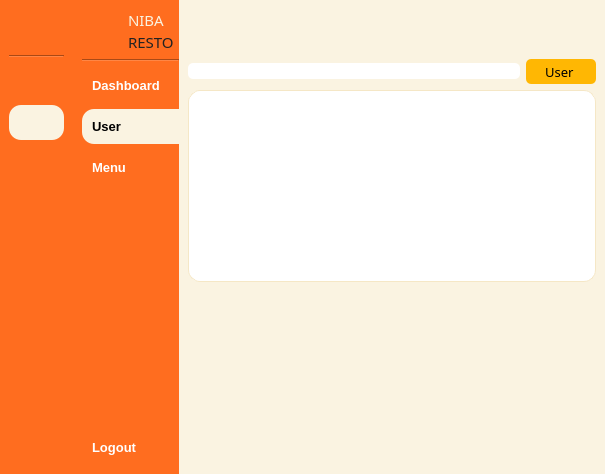
<?xml version="1.0" encoding="UTF-8"?>
<ui version="4.0">
 <class>MainWindow</class>
 <widget class="QMainWindow" name="MainWindow">
  <property name="geometry">
   <rect>
    <x>0</x>
    <y>0</y>
    <width>614</width>
    <height>474</height>
   </rect>
  </property>
  <property name="windowTitle">
   <string>MainWindow</string>
  </property>
  <property name="styleSheet">
   <string notr="true">background-color: rgb(255, 255, 255);</string>
  </property>
  <widget class="QWidget" name="centralwidget">
   <layout class="QGridLayout" name="gridLayout">
    <property name="leftMargin">
     <number>0</number>
    </property>
    <property name="topMargin">
     <number>0</number>
    </property>
    <property name="rightMargin">
     <number>0</number>
    </property>
    <property name="bottomMargin">
     <number>0</number>
    </property>
    <property name="horizontalSpacing">
     <number>0</number>
    </property>
    <item row="0" column="0">
     <widget class="QWidget" name="icon_only_widget" native="true">
      <property name="maximumSize">
       <size>
        <width>75</width>
        <height>16777215</height>
       </size>
      </property>
      <property name="styleSheet">
       <string notr="true">QPushButton {
	text-align: center;
	border-radius: 12px;
    padding: 10px;
    border: 0px;
	color: white;
    font-weight: 600;
}

QPushButton:hover {
	background-color: rgb(181, 171, 146);
}

QPushButton:checked {
	color: black;
	background-color: #FAF3E1;
}

QWidget {
	background-color: #FF6D1F;
}</string>
      </property>
      <layout class="QVBoxLayout" name="verticalLayout">
       <item>
        <layout class="QVBoxLayout" name="verticalLayout_7">
         <item>
          <layout class="QHBoxLayout" name="horizontalLayout_4">
           <property name="rightMargin">
            <number>5</number>
           </property>
           <item>
            <widget class="QLabel" name="label_4">
             <property name="sizePolicy">
              <sizepolicy hsizetype="Fixed" vsizetype="Fixed">
               <horstretch>0</horstretch>
               <verstretch>0</verstretch>
              </sizepolicy>
             </property>
             <property name="minimumSize">
              <size>
               <width>40</width>
               <height>40</height>
              </size>
             </property>
             <property name="maximumSize">
              <size>
               <width>40</width>
               <height>40</height>
              </size>
             </property>
             <property name="styleSheet">
              <string notr="true">QLabel {
    background-color: transparent;
    border-radius: 20px;
    background-image: url(:/yourpic.png);
    background-repeat: no-repeat;
    background-position: center;
}
</string>
             </property>
             <property name="text">
              <string/>
             </property>
             <property name="pixmap">
              <pixmap resource="images.qrc">:/image/images/logo-rounded.png</pixmap>
             </property>
             <property name="scaledContents">
              <bool>true</bool>
             </property>
            </widget>
           </item>
          </layout>
         </item>
         <item>
          <widget class="Line" name="line">
           <property name="orientation">
            <enum>Qt::Horizontal</enum>
           </property>
          </widget>
         </item>
         <item>
          <widget class="QPushButton" name="btn_dashboard_icon">
           <property name="font">
            <font>
             <family>Microsoft Sans Serif</family>
             <pointsize>10</pointsize>
             <weight>75</weight>
             <bold>true</bold>
            </font>
           </property>
           <property name="styleSheet">
            <string notr="true"/>
           </property>
           <property name="text">
            <string/>
           </property>
           <property name="icon">
            <iconset resource="images.qrc">
             <normaloff>:/image/images/mage--home-fill-off.png</normaloff>
             <normalon>:/image/images/mage--home-fill.png</normalon>
             <disabledoff>:/image/images/mage--home-fill-off.png</disabledoff>
             <disabledon>:/image/images/mage--home-fill.png</disabledon>
             <activeoff>:/image/images/mage--home-fill-off.png</activeoff>
             <activeon>:/image/images/mage--home-fill.png</activeon>
             <selectedoff>:/image/images/mage--home-fill-off.png</selectedoff>
             <selectedon>:/image/images/mage--home-fill.png</selectedon>:/image/images/mage--home-fill-off.png</iconset>
           </property>
           <property name="iconSize">
            <size>
             <width>20</width>
             <height>20</height>
            </size>
           </property>
           <property name="checkable">
            <bool>true</bool>
           </property>
           <property name="checked">
            <bool>false</bool>
           </property>
           <property name="autoExclusive">
            <bool>true</bool>
           </property>
          </widget>
         </item>
         <item>
          <widget class="QPushButton" name="btn_user_icon">
           <property name="font">
            <font>
             <family>MS Sans Serif</family>
             <pointsize>10</pointsize>
             <weight>75</weight>
             <bold>true</bold>
            </font>
           </property>
           <property name="styleSheet">
            <string notr="true"/>
           </property>
           <property name="text">
            <string/>
           </property>
           <property name="icon">
            <iconset resource="images.qrc">
             <normaloff>:/image/images/mage--users-fill-off.png</normaloff>
             <normalon>:/image/images/mage--users-fill.png</normalon>:/image/images/mage--users-fill-off.png</iconset>
           </property>
           <property name="iconSize">
            <size>
             <width>20</width>
             <height>20</height>
            </size>
           </property>
           <property name="checkable">
            <bool>true</bool>
           </property>
           <property name="checked">
            <bool>true</bool>
           </property>
           <property name="autoExclusive">
            <bool>true</bool>
           </property>
          </widget>
         </item>
         <item>
          <widget class="QPushButton" name="btn_menu_icon">
           <property name="font">
            <font>
             <family>MS Sans Serif</family>
             <pointsize>10</pointsize>
             <weight>75</weight>
             <bold>true</bold>
            </font>
           </property>
           <property name="styleSheet">
            <string notr="true"/>
           </property>
           <property name="text">
            <string/>
           </property>
           <property name="icon">
            <iconset resource="images.qrc">
             <normaloff>:/image/images/mage--clipboard-2-fill-off.png</normaloff>
             <normalon>:/image/images/mage--clipboard-2-fill.png</normalon>:/image/images/mage--clipboard-2-fill-off.png</iconset>
           </property>
           <property name="iconSize">
            <size>
             <width>20</width>
             <height>20</height>
            </size>
           </property>
           <property name="checkable">
            <bool>true</bool>
           </property>
           <property name="autoExclusive">
            <bool>true</bool>
           </property>
          </widget>
         </item>
         <item>
          <spacer name="verticalSpacer_3">
           <property name="orientation">
            <enum>Qt::Vertical</enum>
           </property>
           <property name="sizeHint" stdset="0">
            <size>
             <width>40</width>
             <height>200</height>
            </size>
           </property>
          </spacer>
         </item>
         <item>
          <widget class="QPushButton" name="btn_logout_icon">
           <property name="font">
            <font>
             <family>MS Sans Serif</family>
             <pointsize>10</pointsize>
             <weight>75</weight>
             <bold>true</bold>
            </font>
           </property>
           <property name="styleSheet">
            <string notr="true">QPushButton {
	border-radius: 12px;
}</string>
           </property>
           <property name="text">
            <string/>
           </property>
           <property name="icon">
            <iconset resource="images.qrc">
             <normaloff>:/image/images/mage--shut-down-fill-off.png</normaloff>
             <normalon>:/image/images/mage--shut-down-fill.png</normalon>:/image/images/mage--shut-down-fill-off.png</iconset>
           </property>
           <property name="iconSize">
            <size>
             <width>20</width>
             <height>20</height>
            </size>
           </property>
          </widget>
         </item>
        </layout>
       </item>
      </layout>
     </widget>
    </item>
    <item row="0" column="1">
     <widget class="QWidget" name="icon_name_widget" native="true">
      <property name="maximumSize">
       <size>
        <width>150</width>
        <height>16777215</height>
       </size>
      </property>
      <property name="styleSheet">
       <string notr="true">QPushButton {
	text-align: left;
	border-top-left-radius: 12px;
	border-bottom-left-radius: 12px;
    padding: 10px;
    border: 0px;
	color: white;
    font-weight: 600;
}

QPushButton:hover {
	background-color: rgb(181, 171, 146);
}

QPushButton:checked {
	color: black;
	background-color: #FAF3E1;
}

QWidget {
	background-color: #FF6D1F;
}</string>
      </property>
      <layout class="QVBoxLayout" name="verticalLayout_4">
       <property name="leftMargin">
        <number>9</number>
       </property>
       <property name="topMargin">
        <number>9</number>
       </property>
       <property name="rightMargin">
        <number>0</number>
       </property>
       <property name="bottomMargin">
        <number>9</number>
       </property>
       <item>
        <layout class="QVBoxLayout" name="verticalLayout_2">
         <item>
          <layout class="QHBoxLayout" name="horizontalLayout_2">
           <property name="rightMargin">
            <number>5</number>
           </property>
           <item>
            <widget class="QLabel" name="label_2">
             <property name="sizePolicy">
              <sizepolicy hsizetype="Fixed" vsizetype="Fixed">
               <horstretch>0</horstretch>
               <verstretch>0</verstretch>
              </sizepolicy>
             </property>
             <property name="minimumSize">
              <size>
               <width>40</width>
               <height>40</height>
              </size>
             </property>
             <property name="maximumSize">
              <size>
               <width>40</width>
               <height>40</height>
              </size>
             </property>
             <property name="styleSheet">
              <string notr="true">QLabel {
    background-color: transparent;
    border-radius: 20px;
    background-image: url(:/yourpic.png);
    background-repeat: no-repeat;
    background-position: center;
}
</string>
             </property>
             <property name="text">
              <string/>
             </property>
             <property name="pixmap">
              <pixmap resource="images.qrc">:/image/images/logo-rounded.png</pixmap>
             </property>
             <property name="scaledContents">
              <bool>true</bool>
             </property>
            </widget>
           </item>
           <item>
            <layout class="QVBoxLayout" name="verticalLayout_3">
             <property name="spacing">
              <number>0</number>
             </property>
             <item>
              <widget class="QLabel" name="label_3">
               <property name="maximumSize">
                <size>
                 <width>50</width>
                 <height>16777215</height>
                </size>
               </property>
               <property name="font">
                <font>
                 <family>Bauhaus 93</family>
                 <pointsize>11</pointsize>
                 <weight>50</weight>
                 <bold>false</bold>
                 <strikeout>false</strikeout>
                 <kerning>true</kerning>
                </font>
               </property>
               <property name="styleSheet">
                <string notr="true">color: #FAF3E1;</string>
               </property>
               <property name="text">
                <string>NIBA</string>
               </property>
               <property name="textFormat">
                <enum>Qt::PlainText</enum>
               </property>
              </widget>
             </item>
             <item>
              <widget class="QLabel" name="label_5">
               <property name="sizePolicy">
                <sizepolicy hsizetype="Minimum" vsizetype="Preferred">
                 <horstretch>0</horstretch>
                 <verstretch>0</verstretch>
                </sizepolicy>
               </property>
               <property name="maximumSize">
                <size>
                 <width>50</width>
                 <height>16777215</height>
                </size>
               </property>
               <property name="font">
                <font>
                 <family>Bauhaus 93</family>
                 <pointsize>11</pointsize>
                 <weight>50</weight>
                 <bold>false</bold>
                 <strikeout>false</strikeout>
                 <kerning>true</kerning>
                </font>
               </property>
               <property name="styleSheet">
                <string notr="true">color: #222222;</string>
               </property>
               <property name="text">
                <string>RESTO</string>
               </property>
               <property name="textFormat">
                <enum>Qt::PlainText</enum>
               </property>
               <property name="scaledContents">
                <bool>false</bool>
               </property>
              </widget>
             </item>
            </layout>
           </item>
          </layout>
         </item>
         <item>
          <widget class="Line" name="line_2">
           <property name="orientation">
            <enum>Qt::Horizontal</enum>
           </property>
          </widget>
         </item>
         <item>
          <widget class="QPushButton" name="btn_dashboard_expanded">
           <property name="font">
            <font>
             <family>Microsoft Sans Serif</family>
             <pointsize>10</pointsize>
             <weight>75</weight>
             <bold>true</bold>
            </font>
           </property>
           <property name="styleSheet">
            <string notr="true"/>
           </property>
           <property name="text">
            <string>Dashboard</string>
           </property>
           <property name="icon">
            <iconset resource="images.qrc">
             <normaloff>:/image/images/mage--home-fill-off.png</normaloff>
             <normalon>:/image/images/mage--home-fill.png</normalon>
             <disabledoff>:/image/images/mage--home-fill-off.png</disabledoff>
             <disabledon>:/image/images/mage--home-fill.png</disabledon>
             <activeoff>:/image/images/mage--home-fill-off.png</activeoff>
             <activeon>:/image/images/mage--home-fill.png</activeon>
             <selectedoff>:/image/images/mage--home-fill-off.png</selectedoff>
             <selectedon>:/image/images/mage--home-fill.png</selectedon>:/image/images/mage--home-fill-off.png</iconset>
           </property>
           <property name="iconSize">
            <size>
             <width>20</width>
             <height>20</height>
            </size>
           </property>
           <property name="checkable">
            <bool>true</bool>
           </property>
           <property name="checked">
            <bool>false</bool>
           </property>
           <property name="autoExclusive">
            <bool>true</bool>
           </property>
          </widget>
         </item>
         <item>
          <widget class="QPushButton" name="btn_user_expanded">
           <property name="font">
            <font>
             <family>MS Sans Serif</family>
             <pointsize>10</pointsize>
             <weight>75</weight>
             <bold>true</bold>
            </font>
           </property>
           <property name="styleSheet">
            <string notr="true"/>
           </property>
           <property name="text">
            <string>User</string>
           </property>
           <property name="icon">
            <iconset resource="images.qrc">
             <normaloff>:/image/images/mage--users-fill-off.png</normaloff>
             <normalon>:/image/images/mage--users-fill.png</normalon>:/image/images/mage--users-fill-off.png</iconset>
           </property>
           <property name="iconSize">
            <size>
             <width>20</width>
             <height>20</height>
            </size>
           </property>
           <property name="checkable">
            <bool>true</bool>
           </property>
           <property name="checked">
            <bool>true</bool>
           </property>
           <property name="autoExclusive">
            <bool>true</bool>
           </property>
          </widget>
         </item>
         <item>
          <widget class="QPushButton" name="btn_menu_expanded">
           <property name="font">
            <font>
             <family>MS Sans Serif</family>
             <pointsize>10</pointsize>
             <weight>75</weight>
             <bold>true</bold>
            </font>
           </property>
           <property name="styleSheet">
            <string notr="true"/>
           </property>
           <property name="text">
            <string>Menu</string>
           </property>
           <property name="icon">
            <iconset resource="images.qrc">
             <normaloff>:/image/images/mage--clipboard-2-fill-off.png</normaloff>
             <normalon>:/image/images/mage--clipboard-2-fill.png</normalon>:/image/images/mage--clipboard-2-fill-off.png</iconset>
           </property>
           <property name="iconSize">
            <size>
             <width>20</width>
             <height>20</height>
            </size>
           </property>
           <property name="checkable">
            <bool>true</bool>
           </property>
           <property name="autoExclusive">
            <bool>true</bool>
           </property>
          </widget>
         </item>
         <item>
          <spacer name="verticalSpacer_2">
           <property name="orientation">
            <enum>Qt::Vertical</enum>
           </property>
           <property name="sizeHint" stdset="0">
            <size>
             <width>40</width>
             <height>200</height>
            </size>
           </property>
          </spacer>
         </item>
         <item>
          <widget class="QPushButton" name="btn_logout_expanded">
           <property name="font">
            <font>
             <family>MS Sans Serif</family>
             <pointsize>10</pointsize>
             <weight>75</weight>
             <bold>true</bold>
            </font>
           </property>
           <property name="styleSheet">
            <string notr="true">QPushButton {
	border-radius: 12px;
}</string>
           </property>
           <property name="text">
            <string>Logout</string>
           </property>
           <property name="icon">
            <iconset resource="images.qrc">
             <normaloff>:/image/images/mage--shut-down-fill-off.png</normaloff>
             <normalon>:/image/images/mage--shut-down-fill.png</normalon>:/image/images/mage--shut-down-fill-off.png</iconset>
           </property>
           <property name="iconSize">
            <size>
             <width>20</width>
             <height>20</height>
            </size>
           </property>
          </widget>
         </item>
        </layout>
       </item>
      </layout>
     </widget>
    </item>
    <item row="0" column="2">
     <widget class="QWidget" name="main_menu" native="true">
      <property name="styleSheet">
       <string notr="true">background-color: rgb(255, 255, 255);</string>
      </property>
      <layout class="QVBoxLayout" name="verticalLayout_5">
       <property name="spacing">
        <number>0</number>
       </property>
       <property name="leftMargin">
        <number>0</number>
       </property>
       <property name="topMargin">
        <number>0</number>
       </property>
       <property name="bottomMargin">
        <number>0</number>
       </property>
       <item>
        <widget class="QWidget" name="widget" native="true">
         <property name="minimumSize">
          <size>
           <width>0</width>
           <height>50</height>
          </size>
         </property>
         <property name="maximumSize">
          <size>
           <width>16777215</width>
           <height>50</height>
          </size>
         </property>
         <property name="styleSheet">
          <string notr="true">background-color: rgb(250, 243, 225);</string>
         </property>
         <layout class="QHBoxLayout" name="horizontalLayout_6">
          <item>
           <layout class="QHBoxLayout" name="horizontalLayout">
            <item>
             <widget class="QPushButton" name="btn_expand">
              <property name="styleSheet">
               <string notr="true">QPushButton {
	text-align: left;
	border-radius: 12px;
    padding: 10px;
    border: 0px;
	color: black;
    font-weight: 600;
}

QPushButton:hover {
	background-color: #F5E7C6;
}

QPushButton:checked {
	background-color: #222222;
}</string>
              </property>
              <property name="text">
               <string/>
              </property>
              <property name="icon">
               <iconset resource="images.qrc">
                <normaloff>:/image/images/mage--dash-menu-off.png</normaloff>
                <normalon>:/image/images/mage--double-arrow-left-off.png</normalon>:/image/images/mage--dash-menu-off.png</iconset>
              </property>
              <property name="iconSize">
               <size>
                <width>20</width>
                <height>20</height>
               </size>
              </property>
              <property name="checkable">
               <bool>true</bool>
              </property>
             </widget>
            </item>
            <item>
             <spacer name="horizontalSpacer">
              <property name="orientation">
               <enum>Qt::Horizontal</enum>
              </property>
              <property name="sizeHint" stdset="0">
               <size>
                <width>20</width>
                <height>118</height>
               </size>
              </property>
             </spacer>
            </item>
           </layout>
          </item>
         </layout>
        </widget>
       </item>
       <item>
        <widget class="QWidget" name="widget_2" native="true">
         <property name="styleSheet">
          <string notr="true">QWidget {
	background-color: rgb(250, 243, 225);
}

QLabel {
	color:black;
}

QLineEdit {
	background-color: white;
	border-radius:  5px;
}

QComboBox {
	background-color: white;
	border-radius: 5px;
}</string>
         </property>
         <layout class="QVBoxLayout" name="verticalLayout_6">
          <item>
           <layout class="QHBoxLayout" name="horizontalLayout_3">
            <item>
             <widget class="QLineEdit" name="lineEdit"/>
            </item>
            <item>
             <widget class="QPushButton" name="btn_add_menu">
              <property name="sizePolicy">
               <sizepolicy hsizetype="Fixed" vsizetype="Fixed">
                <horstretch>0</horstretch>
                <verstretch>0</verstretch>
               </sizepolicy>
              </property>
              <property name="minimumSize">
               <size>
                <width>20</width>
                <height>25</height>
               </size>
              </property>
              <property name="maximumSize">
               <size>
                <width>100</width>
                <height>25</height>
               </size>
              </property>
              <property name="font">
               <font>
                <family>MS Reference Sans Serif</family>
                <pointsize>10</pointsize>
               </font>
              </property>
              <property name="styleSheet">
               <string notr="true">QPushButton {
	text-align: center;
	border-radius: 5px;
    padding: 2px;
    border: 0px;
	color: black;
	background-color: #FFB703;
}

QPushButton:hover {
	background-color: rgb(181, 171, 146);
}</string>
              </property>
              <property name="text">
               <string>     User      </string>
              </property>
              <property name="icon">
               <iconset resource="images.qrc">
                <normaloff>:/image/images/mage--plus.png</normaloff>:/image/images/mage--plus.png</iconset>
              </property>
              <property name="iconSize">
               <size>
                <width>10</width>
                <height>10</height>
               </size>
              </property>
             </widget>
            </item>
           </layout>
          </item>
          <item>
           <widget class="QTableWidget" name="tableWidget">
            <property name="styleSheet">
             <string notr="true">QTableWidget {
    background-color: white;
    border: 1px solid #F5E7C6;
    border-radius: 12px;
    gridline-color: #F5E7C6;
    selection-background-color: rgb(181, 171, 146);
    selection-color: #222222;
    font-size: 14px;
}

QHeaderView::section {
    background-color: #F5E7C6;
    color: #222222;
    padding: 8px;
    border: none;
    border-right: 1px solid #FAF3E1;
    font-weight: bold;
    font-size: 14px;
}

QHeaderView {
    background-color: #F5E7C6;
    border-radius: 8px;
}

QTableWidget::item {
    padding: 6px;
    border: none;
}

QTableWidget::item:hover {
    background-color: rgba(181, 171, 146, 90%);
    color: #222222;
}

QTableWidget::item:selected {
    background-color: rgb(181, 171, 146);
    color: #222222;
}

QScrollBar:vertical {
    background: transparent;
    width: 12px;
    margin: 6px 0 6px 0;
}

QScrollBar::handle:vertical {
    background: #F5E7C6;
    border-radius: 6px;
}

QScrollBar::handle:vertical:hover {
    background: rgb(181, 171, 146);
}

QScrollBar::add-line,
QScrollBar::sub-line {
    height: 0;
}

QTableCornerButton::section {
    background-color: #F5E7C6;
    border: none;
}</string>
            </property>
           </widget>
          </item>
          <item>
           <spacer name="verticalSpacer_4">
            <property name="orientation">
             <enum>Qt::Vertical</enum>
            </property>
            <property name="sizeHint" stdset="0">
             <size>
              <width>20</width>
              <height>172</height>
             </size>
            </property>
           </spacer>
          </item>
         </layout>
        </widget>
       </item>
      </layout>
     </widget>
    </item>
   </layout>
  </widget>
 </widget>
 <resources>
  <include location="images.qrc"/>
 </resources>
 <connections>
  <connection>
   <sender>btn_expand</sender>
   <signal>toggled(bool)</signal>
   <receiver>icon_only_widget</receiver>
   <slot>setHidden(bool)</slot>
   <hints>
    <hint type="sourcelabel">
     <x>221</x>
     <y>54</y>
    </hint>
    <hint type="destinationlabel">
     <x>63</x>
     <y>252</y>
    </hint>
   </hints>
  </connection>
  <connection>
   <sender>btn_expand</sender>
   <signal>toggled(bool)</signal>
   <receiver>icon_name_widget</receiver>
   <slot>setVisible(bool)</slot>
   <hints>
    <hint type="sourcelabel">
     <x>240</x>
     <y>61</y>
    </hint>
    <hint type="destinationlabel">
     <x>186</x>
     <y>243</y>
    </hint>
   </hints>
  </connection>
  <connection>
   <sender>btn_logout_expanded</sender>
   <signal>clicked()</signal>
   <receiver>MainWindow</receiver>
   <slot>close()</slot>
   <hints>
    <hint type="sourcelabel">
     <x>185</x>
     <y>463</y>
    </hint>
    <hint type="destinationlabel">
     <x>140</x>
     <y>470</y>
    </hint>
   </hints>
  </connection>
  <connection>
   <sender>btn_dashboard_expanded</sender>
   <signal>toggled(bool)</signal>
   <receiver>btn_dashboard_icon</receiver>
   <slot>setChecked(bool)</slot>
   <hints>
    <hint type="sourcelabel">
     <x>137</x>
     <y>107</y>
    </hint>
    <hint type="destinationlabel">
     <x>31</x>
     <y>114</y>
    </hint>
   </hints>
  </connection>
  <connection>
   <sender>btn_user_expanded</sender>
   <signal>toggled(bool)</signal>
   <receiver>btn_user_icon</receiver>
   <slot>setChecked(bool)</slot>
   <hints>
    <hint type="sourcelabel">
     <x>109</x>
     <y>148</y>
    </hint>
    <hint type="destinationlabel">
     <x>35</x>
     <y>161</y>
    </hint>
   </hints>
  </connection>
  <connection>
   <sender>btn_menu_expanded</sender>
   <signal>toggled(bool)</signal>
   <receiver>btn_menu_icon</receiver>
   <slot>setChecked(bool)</slot>
   <hints>
    <hint type="sourcelabel">
     <x>117</x>
     <y>201</y>
    </hint>
    <hint type="destinationlabel">
     <x>37</x>
     <y>202</y>
    </hint>
   </hints>
  </connection>
  <connection>
   <sender>btn_dashboard_icon</sender>
   <signal>toggled(bool)</signal>
   <receiver>btn_dashboard_expanded</receiver>
   <slot>setChecked(bool)</slot>
   <hints>
    <hint type="sourcelabel">
     <x>43</x>
     <y>100</y>
    </hint>
    <hint type="destinationlabel">
     <x>123</x>
     <y>100</y>
    </hint>
   </hints>
  </connection>
  <connection>
   <sender>btn_user_icon</sender>
   <signal>toggled(bool)</signal>
   <receiver>btn_user_expanded</receiver>
   <slot>setChecked(bool)</slot>
   <hints>
    <hint type="sourcelabel">
     <x>23</x>
     <y>145</y>
    </hint>
    <hint type="destinationlabel">
     <x>168</x>
     <y>144</y>
    </hint>
   </hints>
  </connection>
  <connection>
   <sender>btn_menu_icon</sender>
   <signal>toggled(bool)</signal>
   <receiver>btn_menu_expanded</receiver>
   <slot>setChecked(bool)</slot>
   <hints>
    <hint type="sourcelabel">
     <x>34</x>
     <y>182</y>
    </hint>
    <hint type="destinationlabel">
     <x>153</x>
     <y>196</y>
    </hint>
   </hints>
  </connection>
  <connection>
   <sender>btn_logout_icon</sender>
   <signal>clicked()</signal>
   <receiver>MainWindow</receiver>
   <slot>close()</slot>
   <hints>
    <hint type="sourcelabel">
     <x>38</x>
     <y>445</y>
    </hint>
    <hint type="destinationlabel">
     <x>48</x>
     <y>513</y>
    </hint>
   </hints>
  </connection>
 </connections>
</ui>
